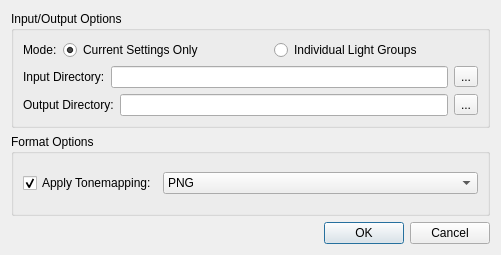
<?xml version="1.0" encoding="UTF-8"?>
<ui version="4.0">
 <class>BatchProcessDialog</class>
 <widget class="QDialog" name="BatchProcessDialog">
  <property name="geometry">
   <rect>
    <x>0</x>
    <y>0</y>
    <width>501</width>
    <height>255</height>
   </rect>
  </property>
  <property name="windowTitle">
   <string>Batch Processing Options</string>
  </property>
  <layout class="QVBoxLayout" name="verticalLayout_3">
   <item>
    <widget class="QGroupBox" name="groupBox">
     <property name="title">
      <string>Input/Output Options</string>
     </property>
     <layout class="QVBoxLayout" name="verticalLayout">
      <item>
       <layout class="QHBoxLayout" name="horizontalLayout_3">
        <item>
         <widget class="QLabel" name="label_3">
          <property name="sizePolicy">
           <sizepolicy hsizetype="Fixed" vsizetype="Preferred">
            <horstretch>0</horstretch>
            <verstretch>0</verstretch>
           </sizepolicy>
          </property>
          <property name="text">
           <string>Mode:</string>
          </property>
         </widget>
        </item>
        <item>
         <widget class="QRadioButton" name="currentLGModeRadioButton">
          <property name="text">
           <string>Current Settings Only</string>
          </property>
          <property name="checked">
           <bool>true</bool>
          </property>
         </widget>
        </item>
        <item>
         <widget class="QRadioButton" name="allLightGroupsModeRadioButton">
          <property name="text">
           <string>Individual Light Groups</string>
          </property>
         </widget>
        </item>
       </layout>
      </item>
      <item>
       <layout class="QHBoxLayout" name="horizontalLayout">
        <item>
         <widget class="QLabel" name="label">
          <property name="text">
           <string>Input Directory:</string>
          </property>
         </widget>
        </item>
        <item>
         <widget class="QLineEdit" name="inputDirectoryLineEdit"/>
        </item>
        <item>
         <widget class="QToolButton" name="browseForInputDirectoryButton">
          <property name="text">
           <string>...</string>
          </property>
         </widget>
        </item>
       </layout>
      </item>
      <item>
       <layout class="QHBoxLayout" name="horizontalLayout_2">
        <item>
         <widget class="QLabel" name="label_2">
          <property name="text">
           <string>Output Directory:</string>
          </property>
         </widget>
        </item>
        <item>
         <widget class="QLineEdit" name="outputDirectoryLineEdit"/>
        </item>
        <item>
         <widget class="QToolButton" name="browseForOutputDirectoryButton">
          <property name="text">
           <string>...</string>
          </property>
         </widget>
        </item>
       </layout>
      </item>
     </layout>
    </widget>
   </item>
   <item>
    <widget class="QGroupBox" name="groupBox_2">
     <property name="title">
      <string>Format Options</string>
     </property>
     <layout class="QHBoxLayout" name="horizontalLayout_4">
      <item>
       <widget class="QCheckBox" name="tonemapCheckBox">
        <property name="sizePolicy">
         <sizepolicy hsizetype="Fixed" vsizetype="Fixed">
          <horstretch>0</horstretch>
          <verstretch>0</verstretch>
         </sizepolicy>
        </property>
        <property name="text">
         <string>Apply Tonemapping:</string>
        </property>
        <property name="checked">
         <bool>true</bool>
        </property>
       </widget>
      </item>
      <item>
       <widget class="QComboBox" name="imageFormatComboBox">
        <item>
         <property name="text">
          <string>PNG</string>
         </property>
        </item>
        <item>
         <property name="text">
          <string>JPEG</string>
         </property>
        </item>
        <item>
         <property name="text">
          <string>BMP</string>
         </property>
        </item>
        <item>
         <property name="text">
          <string>TIFF</string>
         </property>
        </item>
       </widget>
      </item>
     </layout>
    </widget>
   </item>
   <item>
    <widget class="QDialogButtonBox" name="buttonBox">
     <property name="orientation">
      <enum>Qt::Horizontal</enum>
     </property>
     <property name="standardButtons">
      <set>QDialogButtonBox::Cancel|QDialogButtonBox::Ok</set>
     </property>
    </widget>
   </item>
  </layout>
 </widget>
 <resources/>
 <connections>
  <connection>
   <sender>buttonBox</sender>
   <signal>accepted()</signal>
   <receiver>BatchProcessDialog</receiver>
   <slot>accept()</slot>
   <hints>
    <hint type="sourcelabel">
     <x>248</x>
     <y>260</y>
    </hint>
    <hint type="destinationlabel">
     <x>157</x>
     <y>274</y>
    </hint>
   </hints>
  </connection>
  <connection>
   <sender>buttonBox</sender>
   <signal>rejected()</signal>
   <receiver>BatchProcessDialog</receiver>
   <slot>reject()</slot>
   <hints>
    <hint type="sourcelabel">
     <x>316</x>
     <y>260</y>
    </hint>
    <hint type="destinationlabel">
     <x>286</x>
     <y>274</y>
    </hint>
   </hints>
  </connection>
  <connection>
   <sender>tonemapCheckBox</sender>
   <signal>toggled(bool)</signal>
   <receiver>imageFormatComboBox</receiver>
   <slot>setEnabled(bool)</slot>
   <hints>
    <hint type="sourcelabel">
     <x>39</x>
     <y>190</y>
    </hint>
    <hint type="destinationlabel">
     <x>208</x>
     <y>213</y>
    </hint>
   </hints>
  </connection>
 </connections>
</ui>
